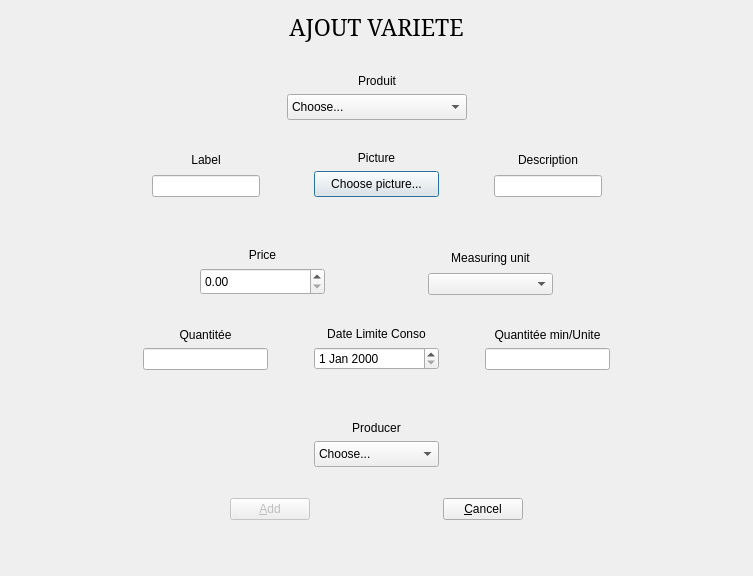
<?xml version="1.0" encoding="UTF-8"?>
<ui version="4.0">
 <class>DialogAjoutProduits</class>
 <widget class="QDialog" name="DialogAjoutProduits">
  <property name="geometry">
   <rect>
    <x>0</x>
    <y>0</y>
    <width>753</width>
    <height>576</height>
   </rect>
  </property>
  <property name="windowTitle">
   <string>NewWorld ADD Product</string>
  </property>
  <layout class="QHBoxLayout" name="horizontalLayout_5">
   <item>
    <spacer name="horizontalSpacer_10">
     <property name="orientation">
      <enum>Qt::Horizontal</enum>
     </property>
     <property name="sizeHint" stdset="0">
      <size>
       <width>68</width>
       <height>20</height>
      </size>
     </property>
    </spacer>
   </item>
   <item>
    <layout class="QVBoxLayout" name="verticalLayout_6">
     <item>
      <layout class="QHBoxLayout" name="horizontalLayout_3">
       <item>
        <spacer name="horizontalSpacer_8">
         <property name="orientation">
          <enum>Qt::Horizontal</enum>
         </property>
         <property name="sizeHint" stdset="0">
          <size>
           <width>40</width>
           <height>20</height>
          </size>
         </property>
        </spacer>
       </item>
       <item>
        <widget class="QLabel" name="label">
         <property name="font">
          <font>
           <family>Serif</family>
           <pointsize>17</pointsize>
          </font>
         </property>
         <property name="text">
          <string>AJOUT VARIETE</string>
         </property>
         <property name="alignment">
          <set>Qt::AlignCenter</set>
         </property>
        </widget>
       </item>
       <item>
        <spacer name="horizontalSpacer_9">
         <property name="orientation">
          <enum>Qt::Horizontal</enum>
         </property>
         <property name="sizeHint" stdset="0">
          <size>
           <width>40</width>
           <height>20</height>
          </size>
         </property>
        </spacer>
       </item>
      </layout>
     </item>
     <item>
      <spacer name="verticalSpacer">
       <property name="orientation">
        <enum>Qt::Vertical</enum>
       </property>
       <property name="sizeHint" stdset="0">
        <size>
         <width>20</width>
         <height>40</height>
        </size>
       </property>
      </spacer>
     </item>
     <item>
      <layout class="QHBoxLayout" name="horizontalLayout_7">
       <item>
        <spacer name="horizontalSpacer_18">
         <property name="orientation">
          <enum>Qt::Horizontal</enum>
         </property>
         <property name="sizeHint" stdset="0">
          <size>
           <width>40</width>
           <height>20</height>
          </size>
         </property>
        </spacer>
       </item>
       <item>
        <layout class="QVBoxLayout" name="verticalLayout_8">
         <item>
          <widget class="QLabel" name="label_8">
           <property name="text">
            <string>Produit</string>
           </property>
           <property name="alignment">
            <set>Qt::AlignCenter</set>
           </property>
          </widget>
         </item>
         <item>
          <widget class="QComboBox" name="comboBoxProduit">
           <property name="minimumSize">
            <size>
             <width>180</width>
             <height>26</height>
            </size>
           </property>
           <item>
            <property name="text">
             <string>Choose...</string>
            </property>
           </item>
          </widget>
         </item>
        </layout>
       </item>
       <item>
        <spacer name="horizontalSpacer_17">
         <property name="orientation">
          <enum>Qt::Horizontal</enum>
         </property>
         <property name="sizeHint" stdset="0">
          <size>
           <width>40</width>
           <height>20</height>
          </size>
         </property>
        </spacer>
       </item>
      </layout>
     </item>
     <item>
      <spacer name="verticalSpacer_6">
       <property name="orientation">
        <enum>Qt::Vertical</enum>
       </property>
       <property name="sizeHint" stdset="0">
        <size>
         <width>20</width>
         <height>40</height>
        </size>
       </property>
      </spacer>
     </item>
     <item>
      <layout class="QHBoxLayout" name="horizontalLayout">
       <item>
        <spacer name="horizontalSpacer">
         <property name="orientation">
          <enum>Qt::Horizontal</enum>
         </property>
         <property name="sizeHint" stdset="0">
          <size>
           <width>40</width>
           <height>20</height>
          </size>
         </property>
        </spacer>
       </item>
       <item>
        <layout class="QVBoxLayout" name="verticalLayout">
         <item>
          <widget class="QLabel" name="label_2">
           <property name="text">
            <string>Label</string>
           </property>
           <property name="alignment">
            <set>Qt::AlignCenter</set>
           </property>
          </widget>
         </item>
         <item>
          <widget class="QLineEdit" name="prodLib"/>
         </item>
        </layout>
       </item>
       <item>
        <spacer name="horizontalSpacer_2">
         <property name="orientation">
          <enum>Qt::Horizontal</enum>
         </property>
         <property name="sizeHint" stdset="0">
          <size>
           <width>40</width>
           <height>20</height>
          </size>
         </property>
        </spacer>
       </item>
       <item>
        <layout class="QVBoxLayout" name="verticalLayout_2">
         <item>
          <widget class="QLabel" name="label_3">
           <property name="text">
            <string>Picture</string>
           </property>
           <property name="alignment">
            <set>Qt::AlignCenter</set>
           </property>
          </widget>
         </item>
         <item>
          <widget class="QPushButton" name="pushButton_3">
           <property name="minimumSize">
            <size>
             <width>125</width>
             <height>26</height>
            </size>
           </property>
           <property name="text">
            <string>Choose picture...</string>
           </property>
          </widget>
         </item>
        </layout>
       </item>
       <item>
        <spacer name="horizontalSpacer_3">
         <property name="orientation">
          <enum>Qt::Horizontal</enum>
         </property>
         <property name="sizeHint" stdset="0">
          <size>
           <width>40</width>
           <height>20</height>
          </size>
         </property>
        </spacer>
       </item>
       <item>
        <layout class="QVBoxLayout" name="verticalLayout_3">
         <item>
          <widget class="QLabel" name="label_4">
           <property name="text">
            <string>Description</string>
           </property>
           <property name="alignment">
            <set>Qt::AlignCenter</set>
           </property>
          </widget>
         </item>
         <item>
          <widget class="QLineEdit" name="prodDesc"/>
         </item>
        </layout>
       </item>
       <item>
        <spacer name="horizontalSpacer_4">
         <property name="orientation">
          <enum>Qt::Horizontal</enum>
         </property>
         <property name="sizeHint" stdset="0">
          <size>
           <width>40</width>
           <height>20</height>
          </size>
         </property>
        </spacer>
       </item>
      </layout>
     </item>
     <item>
      <widget class="QLabel" name="labelImageProduits">
       <property name="minimumSize">
        <size>
         <width>0</width>
         <height>0</height>
        </size>
       </property>
       <property name="maximumSize">
        <size>
         <width>400</width>
         <height>200</height>
        </size>
       </property>
       <property name="text">
        <string/>
       </property>
       <property name="alignment">
        <set>Qt::AlignCenter</set>
       </property>
      </widget>
     </item>
     <item>
      <spacer name="verticalSpacer_2">
       <property name="orientation">
        <enum>Qt::Vertical</enum>
       </property>
       <property name="sizeHint" stdset="0">
        <size>
         <width>20</width>
         <height>40</height>
        </size>
       </property>
      </spacer>
     </item>
     <item>
      <layout class="QHBoxLayout" name="horizontalLayout_2">
       <item>
        <spacer name="horizontalSpacer_5">
         <property name="orientation">
          <enum>Qt::Horizontal</enum>
         </property>
         <property name="sizeHint" stdset="0">
          <size>
           <width>40</width>
           <height>20</height>
          </size>
         </property>
        </spacer>
       </item>
       <item>
        <layout class="QVBoxLayout" name="verticalLayout_4">
         <item>
          <widget class="QLabel" name="label_5">
           <property name="text">
            <string>Price</string>
           </property>
           <property name="alignment">
            <set>Qt::AlignCenter</set>
           </property>
          </widget>
         </item>
         <item>
          <widget class="QDoubleSpinBox" name="prodPU">
           <property name="minimumSize">
            <size>
             <width>125</width>
             <height>27</height>
            </size>
           </property>
          </widget>
         </item>
        </layout>
       </item>
       <item>
        <spacer name="horizontalSpacer_6">
         <property name="orientation">
          <enum>Qt::Horizontal</enum>
         </property>
         <property name="sizeHint" stdset="0">
          <size>
           <width>40</width>
           <height>20</height>
          </size>
         </property>
        </spacer>
       </item>
       <item>
        <layout class="QVBoxLayout" name="verticalLayout_5">
         <item>
          <widget class="QLabel" name="label_6">
           <property name="text">
            <string>Measuring unit</string>
           </property>
           <property name="alignment">
            <set>Qt::AlignCenter</set>
           </property>
          </widget>
         </item>
         <item>
          <widget class="QComboBox" name="comboBoxUnite">
           <property name="minimumSize">
            <size>
             <width>125</width>
             <height>0</height>
            </size>
           </property>
          </widget>
         </item>
        </layout>
       </item>
       <item>
        <spacer name="horizontalSpacer_7">
         <property name="orientation">
          <enum>Qt::Horizontal</enum>
         </property>
         <property name="sizeHint" stdset="0">
          <size>
           <width>40</width>
           <height>20</height>
          </size>
         </property>
        </spacer>
       </item>
      </layout>
     </item>
     <item>
      <spacer name="verticalSpacer_7">
       <property name="orientation">
        <enum>Qt::Vertical</enum>
       </property>
       <property name="sizeHint" stdset="0">
        <size>
         <width>20</width>
         <height>40</height>
        </size>
       </property>
      </spacer>
     </item>
     <item>
      <layout class="QHBoxLayout" name="horizontalLayout_8">
       <item>
        <spacer name="horizontalSpacer_24">
         <property name="orientation">
          <enum>Qt::Horizontal</enum>
         </property>
         <property name="sizeHint" stdset="0">
          <size>
           <width>40</width>
           <height>20</height>
          </size>
         </property>
        </spacer>
       </item>
       <item>
        <layout class="QVBoxLayout" name="verticalLayout_9">
         <item>
          <widget class="QLabel" name="label_9">
           <property name="maximumSize">
            <size>
             <width>125</width>
             <height>16777215</height>
            </size>
           </property>
           <property name="text">
            <string>Quantitée</string>
           </property>
           <property name="alignment">
            <set>Qt::AlignCenter</set>
           </property>
          </widget>
         </item>
         <item>
          <widget class="QLineEdit" name="lineEditQTE">
           <property name="minimumSize">
            <size>
             <width>125</width>
             <height>0</height>
            </size>
           </property>
           <property name="maximumSize">
            <size>
             <width>125</width>
             <height>16777215</height>
            </size>
           </property>
           <property name="text">
            <string/>
           </property>
          </widget>
         </item>
        </layout>
       </item>
       <item>
        <spacer name="horizontalSpacer_25">
         <property name="orientation">
          <enum>Qt::Horizontal</enum>
         </property>
         <property name="sizeHint" stdset="0">
          <size>
           <width>40</width>
           <height>20</height>
          </size>
         </property>
        </spacer>
       </item>
       <item>
        <layout class="QVBoxLayout" name="verticalLayout_10">
         <item>
          <widget class="QLabel" name="label_10">
           <property name="text">
            <string>Date Limite Conso</string>
           </property>
           <property name="alignment">
            <set>Qt::AlignCenter</set>
           </property>
          </widget>
         </item>
         <item>
          <widget class="QDateEdit" name="dateEditLimiteConso">
           <property name="minimumSize">
            <size>
             <width>125</width>
             <height>0</height>
            </size>
           </property>
           <property name="maximumSize">
            <size>
             <width>125</width>
             <height>16777215</height>
            </size>
           </property>
           <property name="alignment">
            <set>Qt::AlignLeading|Qt::AlignLeft|Qt::AlignVCenter</set>
           </property>
          </widget>
         </item>
        </layout>
       </item>
       <item>
        <spacer name="horizontalSpacer_21">
         <property name="orientation">
          <enum>Qt::Horizontal</enum>
         </property>
         <property name="sizeHint" stdset="0">
          <size>
           <width>40</width>
           <height>20</height>
          </size>
         </property>
        </spacer>
       </item>
       <item>
        <layout class="QVBoxLayout" name="verticalLayout_11">
         <item>
          <widget class="QLabel" name="label_11">
           <property name="maximumSize">
            <size>
             <width>125</width>
             <height>16777215</height>
            </size>
           </property>
           <property name="text">
            <string>Quantitée min/Unite</string>
           </property>
           <property name="alignment">
            <set>Qt::AlignCenter</set>
           </property>
          </widget>
         </item>
         <item>
          <widget class="QLineEdit" name="lineEditQTEMin">
           <property name="minimumSize">
            <size>
             <width>125</width>
             <height>0</height>
            </size>
           </property>
           <property name="maximumSize">
            <size>
             <width>125</width>
             <height>16777215</height>
            </size>
           </property>
           <property name="text">
            <string/>
           </property>
          </widget>
         </item>
        </layout>
       </item>
       <item>
        <spacer name="horizontalSpacer_19">
         <property name="orientation">
          <enum>Qt::Horizontal</enum>
         </property>
         <property name="sizeHint" stdset="0">
          <size>
           <width>40</width>
           <height>20</height>
          </size>
         </property>
        </spacer>
       </item>
      </layout>
     </item>
     <item>
      <layout class="QHBoxLayout" name="horizontalLayout_9">
       <item>
        <spacer name="horizontalSpacer_23">
         <property name="orientation">
          <enum>Qt::Horizontal</enum>
         </property>
         <property name="sizeHint" stdset="0">
          <size>
           <width>40</width>
           <height>20</height>
          </size>
         </property>
        </spacer>
       </item>
       <item>
        <spacer name="horizontalSpacer_20">
         <property name="orientation">
          <enum>Qt::Horizontal</enum>
         </property>
         <property name="sizeHint" stdset="0">
          <size>
           <width>40</width>
           <height>20</height>
          </size>
         </property>
        </spacer>
       </item>
      </layout>
     </item>
     <item>
      <spacer name="verticalSpacer_5">
       <property name="orientation">
        <enum>Qt::Vertical</enum>
       </property>
       <property name="sizeHint" stdset="0">
        <size>
         <width>20</width>
         <height>40</height>
        </size>
       </property>
      </spacer>
     </item>
     <item>
      <layout class="QHBoxLayout" name="horizontalLayout_6">
       <item>
        <spacer name="horizontalSpacer_15">
         <property name="orientation">
          <enum>Qt::Horizontal</enum>
         </property>
         <property name="sizeHint" stdset="0">
          <size>
           <width>40</width>
           <height>20</height>
          </size>
         </property>
        </spacer>
       </item>
       <item>
        <layout class="QVBoxLayout" name="verticalLayout_7">
         <item>
          <widget class="QLabel" name="label_7">
           <property name="text">
            <string>Producer</string>
           </property>
           <property name="alignment">
            <set>Qt::AlignCenter</set>
           </property>
          </widget>
         </item>
         <item>
          <widget class="QComboBox" name="comboBoxProd">
           <property name="minimumSize">
            <size>
             <width>125</width>
             <height>26</height>
            </size>
           </property>
           <item>
            <property name="text">
             <string>Choose...</string>
            </property>
           </item>
          </widget>
         </item>
        </layout>
       </item>
       <item>
        <spacer name="horizontalSpacer_16">
         <property name="orientation">
          <enum>Qt::Horizontal</enum>
         </property>
         <property name="sizeHint" stdset="0">
          <size>
           <width>40</width>
           <height>20</height>
          </size>
         </property>
        </spacer>
       </item>
      </layout>
     </item>
     <item>
      <spacer name="verticalSpacer_3">
       <property name="orientation">
        <enum>Qt::Vertical</enum>
       </property>
       <property name="sizeHint" stdset="0">
        <size>
         <width>20</width>
         <height>40</height>
        </size>
       </property>
      </spacer>
     </item>
     <item>
      <layout class="QHBoxLayout" name="horizontalLayout_4">
       <item>
        <spacer name="horizontalSpacer_13">
         <property name="orientation">
          <enum>Qt::Horizontal</enum>
         </property>
         <property name="sizeHint" stdset="0">
          <size>
           <width>40</width>
           <height>20</height>
          </size>
         </property>
        </spacer>
       </item>
       <item>
        <widget class="QPushButton" name="pushButton">
         <property name="enabled">
          <bool>false</bool>
         </property>
         <property name="text">
          <string>&amp;Add</string>
         </property>
         <property name="icon">
          <iconset resource="newworldressources.qrc">
           <normaloff>:/images/document-new-symbolic.symbolic.png</normaloff>:/images/document-new-symbolic.symbolic.png</iconset>
         </property>
        </widget>
       </item>
       <item>
        <spacer name="horizontalSpacer_12">
         <property name="orientation">
          <enum>Qt::Horizontal</enum>
         </property>
         <property name="sizeHint" stdset="0">
          <size>
           <width>40</width>
           <height>20</height>
          </size>
         </property>
        </spacer>
       </item>
       <item>
        <widget class="QPushButton" name="boutonAnnuler">
         <property name="text">
          <string>&amp;Cancel</string>
         </property>
         <property name="icon">
          <iconset resource="newworldressources.qrc">
           <normaloff>:/images/action-unavailable-symbolic.symbolic.png</normaloff>:/images/action-unavailable-symbolic.symbolic.png</iconset>
         </property>
        </widget>
       </item>
       <item>
        <spacer name="horizontalSpacer_14">
         <property name="orientation">
          <enum>Qt::Horizontal</enum>
         </property>
         <property name="sizeHint" stdset="0">
          <size>
           <width>40</width>
           <height>20</height>
          </size>
         </property>
        </spacer>
       </item>
      </layout>
     </item>
     <item>
      <widget class="QLabel" name="labelErreurAjoutProd">
       <property name="text">
        <string/>
       </property>
       <property name="alignment">
        <set>Qt::AlignCenter</set>
       </property>
      </widget>
     </item>
     <item>
      <spacer name="verticalSpacer_4">
       <property name="orientation">
        <enum>Qt::Vertical</enum>
       </property>
       <property name="sizeHint" stdset="0">
        <size>
         <width>20</width>
         <height>40</height>
        </size>
       </property>
      </spacer>
     </item>
    </layout>
   </item>
   <item>
    <spacer name="horizontalSpacer_11">
     <property name="orientation">
      <enum>Qt::Horizontal</enum>
     </property>
     <property name="sizeHint" stdset="0">
      <size>
       <width>68</width>
       <height>20</height>
      </size>
     </property>
    </spacer>
   </item>
  </layout>
 </widget>
 <resources>
  <include location="newworldressources.qrc"/>
 </resources>
 <connections/>
</ui>
